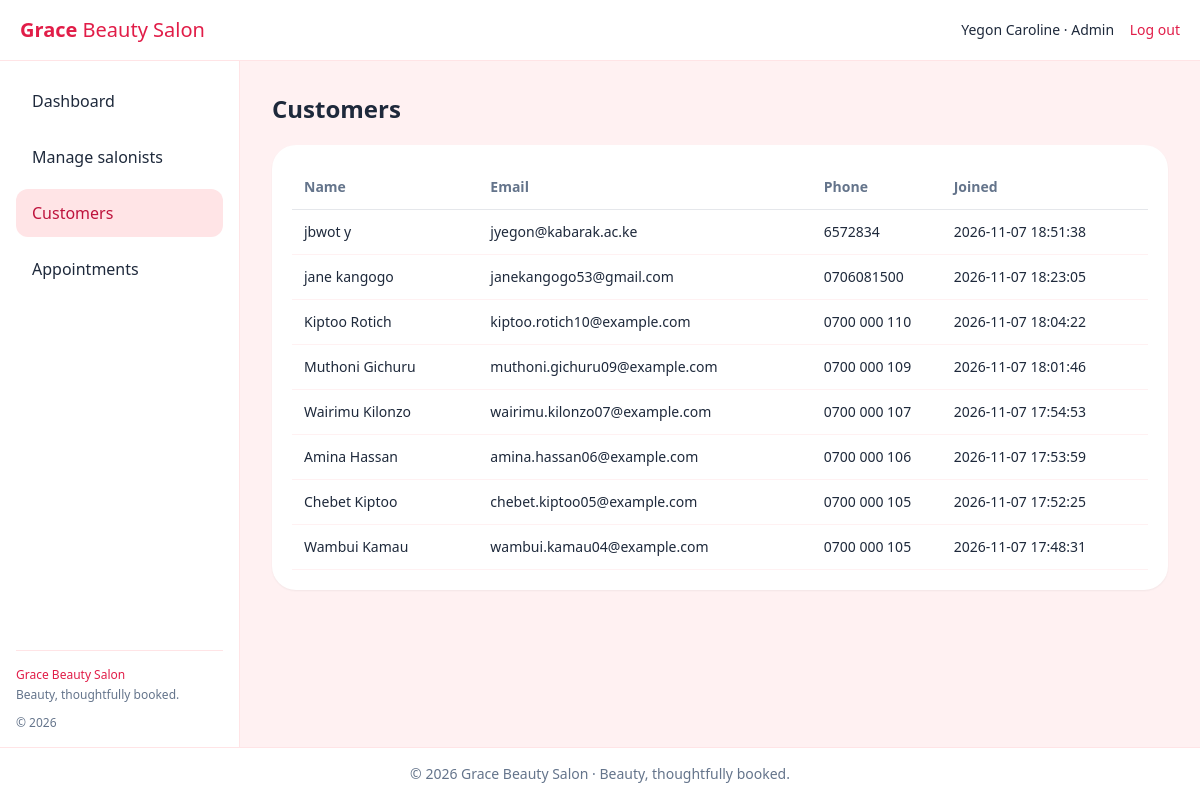
The page /dashboard.php?page=customers (signed in) on the database its author committed.
### tables this page shows
CREATE TABLE `users` (
  `id` int(10) UNSIGNED NOT NULL,
  `full_name` varchar(120) NOT NULL,
  `email` varchar(190) NOT NULL,
  `phone` varchar(30) NOT NULL,
  `password_hash` varchar(255) NOT NULL,
  `role` enum('customer','salonist','admin') NOT NULL DEFAULT 'customer',
  `email_verified` tinyint(1) NOT NULL DEFAULT 0,
  `otp_hash` varchar(255) DEFAULT NULL,
  `otp_expires_at` datetime DEFAULT NULL,
  `created_at` timestamp NOT NULL DEFAULT current_timestamp()
);

### includes/helpers.php (called while the page is built, shortened)
<?php
function e(?string $value): string
{
    return htmlspecialchars($value ?? '', ENT_QUOTES, 'UTF-8');
}

### pages/manage_customers.php (the view, shortened to what this page needs)
<?php
$rows = $pdo->query("SELECT id,full_name,email,phone,created_at FROM users WHERE role='customer' ORDER BY created_at DESC")->fetchAll();
?>
<h1 class="text-2xl font-semibold mb-5">Customers</h1>
<div class="bg-white rounded-3xl p-5 shadow-sm overflow-x-auto">
<table class="w-full text-left text-sm">
<thead><tr class="border-b text-slate-500"><th class="p-3">Name</th><th>Email</th><th>Phone</th><th>Joined</th></tr></thead>
<tbody>
<?php foreach ($rows as $row): ?><tr class="border-b border-rose-50"><td class="p-3"><?= e($row['full_name']) ?></td><td><?= e($row['email']) ?></td><td><?= e($row['phone']) ?></td><td><?= e($row['created_at']) ?></td></tr><?php endforeach; ?>
</tbody></table></div>

### dashboard.php (shortened to what this page needs)
<?php
$role = $_SESSION['role'];
$page = $_GET['page'] ?? 'home';
$pages = [
    'customer' => [
        'home' => 'customer_home.php',
        'book' => 'book.php',
        'appointments' => 'my_appointments.php',
    ],
    'salonist' => [
        'home' => 'salonist_home.php',
        'appointments' => 'salonist_appointments.php',
    ],
    'admin' => [
        'home' => 'admin_home.php',
        'salonists' => 'manage_salonists.php',
        'customers' => 'manage_customers.php',
        'appointments' => 'manage_appointments.php',
    ],
];
$contentFile = __DIR__ . '/pages/' . $pages[$role][$page];
$nav = [
    'customer' => ['home'=>'Dashboard', 'book'=>'Book an appointment', 'appointments'=>'My appointments'],
    'salonist' => ['home'=>'Dashboard', 'appointments'=>'Assigned appointments'],
    'admin' => ['home'=>'Dashboard', 'salonists'=>'Manage salonists', 'customers'=>'Customers', 'appointments'=>'Appointments'],
];
?>
<!doctype html>
<html lang="en">
<head>
  <script src="https://cdn.tailwindcss.com"></script>
</head>
<body class="bg-rose-50 text-slate-800 min-h-screen flex flex-col">
<header class="bg-white border-b border-rose-100 px-5 py-4 flex justify-between items-center">
  <a href="dashboard.php" class="font-semibold text-xl text-rose-600">Grace <span class="font-light">Beauty Salon</span></a>
  <div class="text-sm"><?= e($_SESSION['full_name']) ?> · <?= e(ucfirst($role)) ?> <a class="ml-3 text-rose-600" href="logout.php">Log out</a></div>
</header>
<div class="flex flex-1">
  <aside class="w-60 bg-white border-r border-rose-100 p-4 hidden md:flex md:flex-col">
  <nav class="space-y-2 flex-1">
    <?php foreach ($nav[$role] as $key => $label): ?>
      <a href="dashboard.php?page=<?= e($key) ?>"
         class="block rounded-xl px-4 py-3 <?= $page === $key ? 'bg-rose-100 text-rose-700' : 'hover:bg-rose-50' ?>">
        <?= e($label) ?>
      </a>
    <?php endforeach; ?>
  </nav>
  <div class="mt-6 border-t border-rose-100 pt-4 text-xs text-slate-500">
    <p class="font-medium text-rose-600">Grace Beauty Salon</p>
    <p class="mt-1">Beauty, thoughtfully booked.</p>
    <p class="mt-3">© <?= date('Y') ?></p>
  </div>
</aside>
  <main class="flex-1 p-5 md:p-8">
    <?php require $contentFile; ?>
  </main>
</div>
<footer class="bg-white border-t border-rose-100 text-center text-sm text-slate-500 p-4">
  © <?= date('Y') ?> Grace Beauty Salon · Beauty, thoughtfully booked.
</footer>
</body>
</html>

### rows shown on the page
users: full_name "jbwot y", email "jyegon@kabarak.ac.ke", phone "6572834", created_at "2026-11-07 18:51:38"
users: full_name "jane kangogo", email "janekangogo53@gmail.com", phone "0706081500", created_at "2026-11-07 18:23:05"
users: full_name "Kiptoo Rotich", email "kiptoo.rotich10@example.com", phone "0700 000 110", created_at "2026-11-07 18:04:22"
users: full_name "Muthoni Gichuru", email "muthoni.gichuru09@example.com", phone "0700 000 109", created_at "2026-11-07 18:01:46"
users: full_name "Wairimu Kilonzo", email "wairimu.kilonzo07@example.com", phone "0700 000 107", created_at "2026-11-07 17:54:53"
users: full_name "Amina Hassan", email "amina.hassan06@example.com", phone "0700 000 106", created_at "2026-11-07 17:53:59"
users: full_name "Chebet Kiptoo", email "chebet.kiptoo05@example.com", phone "0700 000 105", created_at "2026-11-07 17:52:25"
users: full_name "Wambui Kamau", email "wambui.kamau04@example.com", phone "0700 000 105", created_at "2026-11-07 17:48:31"

### other values the page prints
$_SESSION['full_name'] "Yegon Caroline"
$role "Admin"
$label "Dashboard"
$label "Manage salonists"
$label "Customers"
$label "Appointments"
